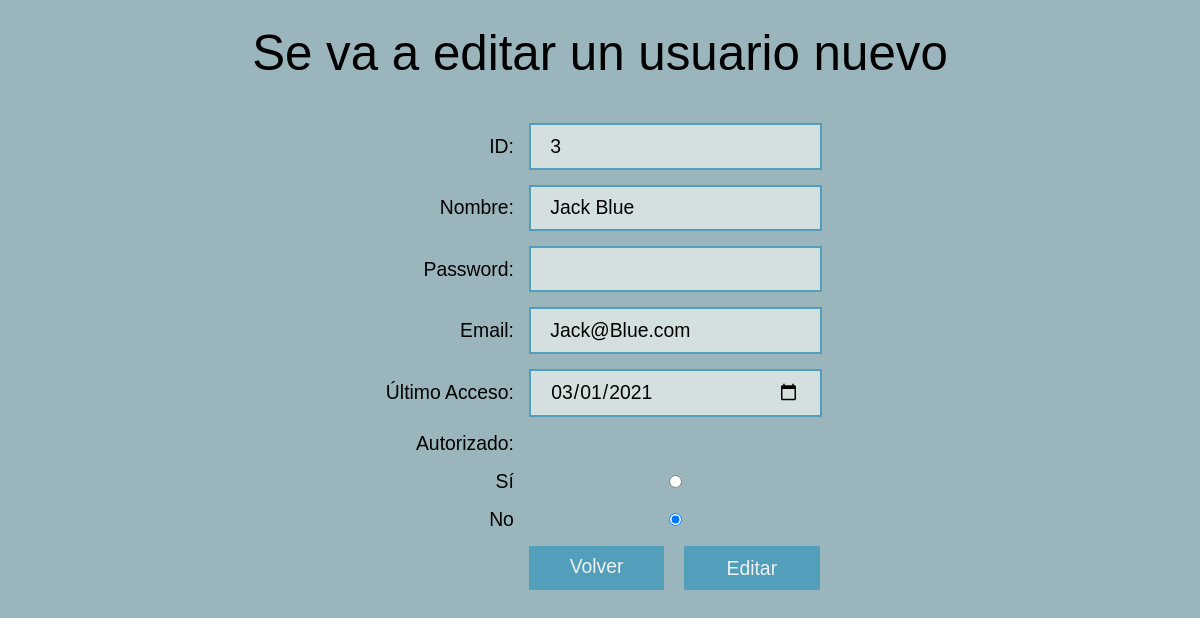
The page /formUsuarios.php?editar=3 (signed in) on the database its author committed.
### tables this page shows
CREATE TABLE `user` (
  `UserID` int(11) NOT NULL,
  `BirthDate` date DEFAULT NULL,
  `Email` varchar(100) NOT NULL,
  `Address` varchar(100) DEFAULT NULL,
  `PostalCode` varchar(5) DEFAULT NULL,
  `Password` varchar(50) NOT NULL,
  `City` varchar(50) DEFAULT NULL,
  `State` varchar(50) DEFAULT NULL,
  `FullName` varchar(50) NOT NULL,
  `LastAccess` date DEFAULT NULL,
  `Enabled` int(11) NOT NULL
);

### baseDatos.php (called while the page is built, shortened)
<?php
    Class Connection{
        public function __construct(){
            try{
                $this->conn_db = new PDO('mysql:host='.DB_HOST.'; dbname='.DB_NAME.'', DB_USER, DB_PASS);
                $this->conn_db->setAttribute(PDO::ATTR_ERRMODE, PDO::ERRMODE_EXCEPTION);
                return $this->conn_db;
            }catch(Exception $e){
                echo "Error: " . $e->getLine();
            }
        }
    }
    class Users extends Connection{
        public function getUsuarios($user_id){
            $sql = "SELECT UserID, FullName, Password, Email, LastAccess, Enabled
                    FROM user
                    WHERE UserID =?";
            $stmt=$this->conn_db->prepare($sql);
            $stmt->execute([$user_id]);
            $row=$stmt->fetch(PDO::FETCH_ASSOC);
            if ($row>0){
                return $row;
            } else {
                echo "<div class='feedback'><p>Error al obtener usuario.</p></div>";
            }
        }
    }
?>

### formUsuarios.php (the view, shortened to what this page needs)
<!DOCTYPE html>
<html lang="es">
<head>
    <link rel="stylesheet" type="text/css" href="css/estilos.css">
</head>
<body>
    <?php
        include "baseDatos.php";
        $users = new Users();
    ?>
    <section class="center">
        <?php
            if(isset($_GET['editar'])){
                $user_id = $_GET['editar'];
                $usuarios = $users->getUsuarios($user_id);
                echo "<h2>Se va a editar un usuario nuevo</h2><br>";
            }elseif(isset($_GET['borrar'])){
                $user_id = $_GET['borrar'];
                $usuarios = $users->getUsuarios($user_id);
                echo "<h2>Se va a borrar un usuario nuevo</h2><br>";
            }
        ?>
    <?php
            if(isset($_POST['anadir'])){
                $users->crearUsuario($id, $nombre, $pass, $email, $acceso, $enabled);
            }elseif(isset($_POST['editar'])){
                $users->editarUsuario($id, $nombre, $pass, $email, $acceso, $enabled);
            }elseif(isset($_POST['borrar'])){
                $users->borrarUsuario($id);
            }else{?>
                <form action="formUsuarios.php" method="POST">
                    <label for="id">ID: </label>
                    <input type="number" name="id" id="id" value=<?php echo $usuarios['UserID'];?>>
                    <label for="name">Nombre: </label>
                    <input type="text" name="name" id="name" value="<?php echo $usuarios['FullName'];?>">
                    <label for="pass">Password: </label>
                    <input type="password" name="pass" id="pass" value=<?php echo $usuarios['Password'];?>>
                    <label for="email">Email: </label>
                    <input type="email" name="email" id="email" value=<?php echo $usuarios['Email'];?>>
                    <label for="email">Último Acceso: </label>
                    <input type="date" name="access" id="access" value=<?php echo $usuarios['LastAccess'];?>>
                    <label for="enabled">Autorizado: </label><br>
                    <label for="enabled">Sí</label>
                    <input type="radio" name="enabled" id="enabled" value="1" <?php if ($usuarios['Enabled']=='1') echo 'checked';?>>
                    <label for="enabled">No</label>
                    <input type="radio" name="enabled" id="enabled" value="0" <?php if ($usuarios['Enabled']=='0') echo 'checked';?>>
                    <?php
                        if (isset($_GET['editar'])){
                            echo "<a class='btn-rtn' href='usuarios.php'>Volver</a>
                            <button class='btn-form' input type='submit' name='editar' value='Editar'>Editar</button>";
                        }else if(isset($_GET['borrar'])){
                            echo "<a class='btn-rtn' href='usuarios.php'>Volver</a>
                            <button class='btn-form' input type='submit' name='borrar' value='Borrar'>Borrar</button>";
                        }else{
                            echo "<a class='btn-rtn' href='usuarios.php'>Volver</a>
                            <button class='btn-form' input type='submit' name='anadir' value='Añadir'>Añadir</button>";
                        }
                    ?>
                </form>
        <?php
            }
        ?>
</section>
</body>
</html>

### css/estilos.css (style rules this page uses)
:root { --dark: #529fbb; --med: #9bb5bd; --light: #d4e0e0; --text-dark: #185f8a; --text-light: #eff0f0; }
* { margin: 0; padding: 0; font-size: 1.1rem; font-weight: 100; vertical-align: baseline; font-family: Arial, sans-serif; color: var(--text-darkdark); box-sizing: border-box; border-style: none; text-decoration: none; }
h2 { font-size: 2.8rem; margin-top: 2%; margin-bottom: 2%; }
body { background-color: var(--med); margin: 2% 10%; }
form { display:grid; grid-template-columns: max-content max-content; grid-gap:15px; justify-content: center; align-items: center; }
label { text-align:right; }
input { padding: 0.5em 1em; border-style: solid; border-radius: 0; background-color: var(--light); border-color: var(--dark); }
.center { height: 100%; width: 100%; text-align: center; }
.btn-rtn { background-color: var(--dark); color: var(--text-light); text-decoration: none; text-align: center; display: inline-block; margin-inline-start: 111%; padding: 0.5rem; width: 7em; height: 2.3em; }
.btn-form { background-color: var(--dark); color: var(--text-light); text-decoration: none; display: inline-block; margin-inline-start: 53%; cursor: pointer; width: 7em; height: 2.3em; }

### rows shown on the page
user: id "3", name "Jack Blue", email "Jack@Blue.com", access "03/01/2021", Enabled "☐ Autorizado:", Enabled "☑"
